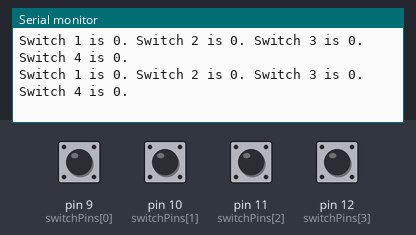
Simulated run of this sketch. Board: Arduino Mega 2560, built with avr-gcc and run on an emulated ATmega2560. On the bench: the last lines printed to the serial monitor. Inputs (shaded band) come from the test bench; at power-on: pin 9 (switchPins[0]), pin 10 (switchPins[1]), pin 11 (switchPins[2]), pin 12 (switchPins[3]) HIGH.

Above: at 1.2 s.
1.3 s: pin 9 (switchPins[0]) pulled LOW for 0.15 s
At 1.32 s:
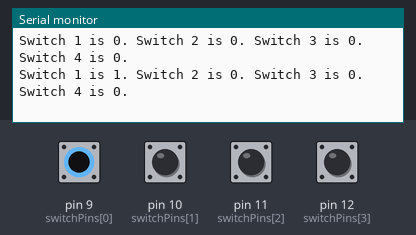
4.4 s: pin 10 (switchPins[1]) pulled LOW for 0.15 s
At 4.45 s:
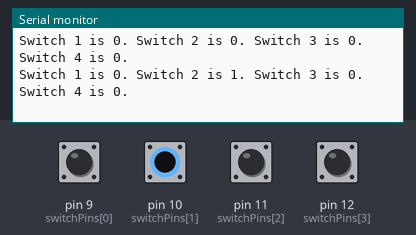
7.5 s: pin 11 (switchPins[2]) pulled LOW for 0.15 s
At 7.58 s:
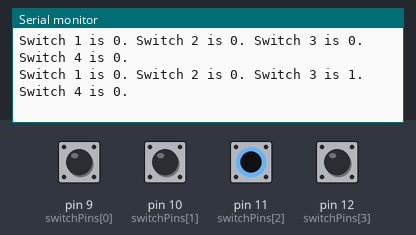
9.1 s: pin 12 (switchPins[3]) pulled LOW for 0.15 s
At 9.2 s:
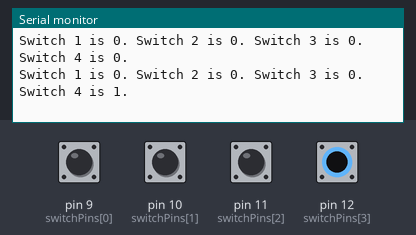

Measured:
- after the input at 1.3 s, the serial monitor: prints a new line at once (image 1)
- after the input at 4.4 s, the serial monitor: prints a new line at once (image 2)
- after the input at 7.5 s, the serial monitor: prints a new line after 0.08 s (image 3)
- after the input at 9.1 s, the serial monitor: prints a new line after 0.09 s (image 4)

The sketch:

lab1_pt5.ino
```cpp
#define LED_COUNT 8
#define SWITCH_COUNT 4

#define BLINKING_LED_INDEX 4

int ledPins[LED_COUNT] = {30, 31, 32, 33, 34, 35, 36, 37};
int switchPins[SWITCH_COUNT] = {9, 10, 11, 12};


void setup() {
  Serial.begin(9600);

  for(int i = 0; i < SWITCH_COUNT; i++) {
    pinMode(switchPins[i], INPUT);
  }
}

bool lightUp = false;
unsigned long nextTime = 0;

void loop() {
  // Update first 4 leds
  for(int i = 0; i < SWITCH_COUNT; i++) {
    Serial.print("Switch ");
    Serial.print(i + 1);
    Serial.print(" is ");
    Serial.print(!digitalRead(switchPins[i]));   // read the input pin
    Serial.print(". ");
  }
  Serial.println("");
  delay(100);
}
```
